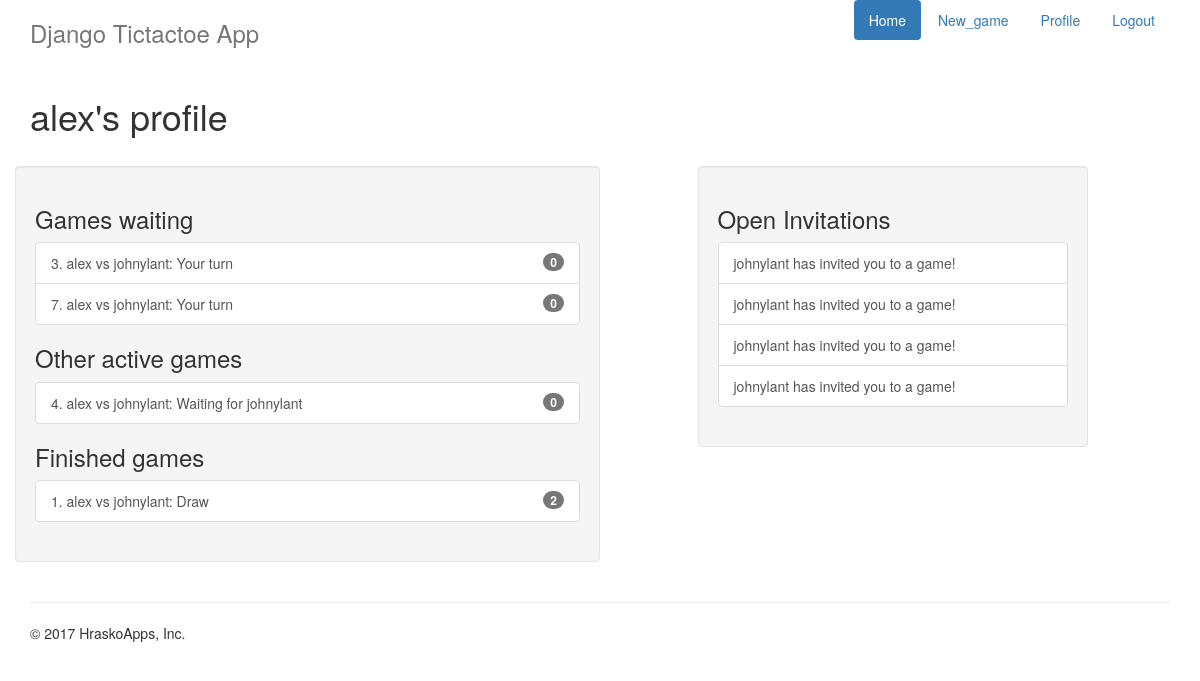
The app's page /user/home (signed in), older data.
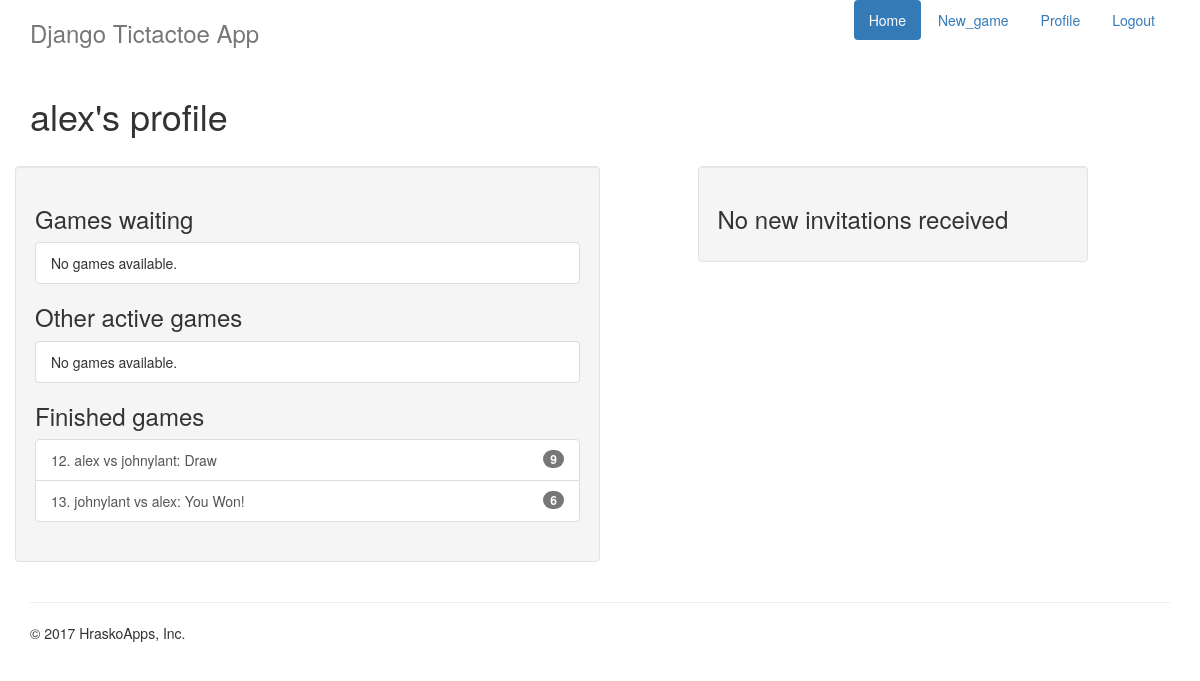
The same page, newer data.
### tictactoe/models.py (models this page shows, shortened)
class Game(models.Model):
    first_player = models.ForeignKey(User, related_name="games_first_player")
    second_player = models.ForeignKey(User, related_name="games_second_player")
    next_to_move = models.ForeignKey(User, related_name="games_to_move")
    start_time = models.DateTimeField(auto_now_add=True)
    last_active = models.DateTimeField(auto_now=True)
    status = models.CharField(max_length=1, default='A', choices=GAME_STATUS_CHOICES)
    objects = GamesManager()
    def __str__(self):
        return "{0}. {1} vs {2}".format(self.id, self.first_player, self.second_player)

class Invitation(models.Model):
    from_user = models.ForeignKey(User, related_name="invitations_sent")
    to_user = models.ForeignKey(User, related_name="invitations_received", verbose_name="User to invite", help_text="Please select the user you want to play with")
    message = models.CharField("Optional Message", max_length=300, blank=True)
    timestamp = models.DateTimeField(auto_now_add=True)

### user/views.py (the view)
@login_required
def home(request):
    my_games = Game.objects.games_for_user(request.user)
    active_games = my_games.filter(status="A")
    finished_games = my_games.exclude(status="A")
    waiting_games = active_games.filter(next_to_move=request.user)
    other_games = active_games.exclude(next_to_move=request.user)
    invitations = request.user.invitations_received.all()
    context = {'other_games': other_games,
                'waiting_games': waiting_games,
                'finished_games': finished_games,
                'invitations': invitations}
    return render(request, "user/home.html", context)

### tictactoe/models.py (called while the page is built)
    def games_for_user(self, user):
        return super(GamesManager, self).get_queryset().filter(
            Q(first_player_id=user.id) | Q(second_player_id=user.id))

### user/templates/user/home.html
{% extends "base.html" %}
{% block title %}
{{user.username}}'s profile
{% endblock title %}
{% block content %}
    <div class="row">
        <div class="well col-md-6">
          {% include "tictactoe/game_list_snippet.html" with header="Games waiting" games_list=waiting_games %}
          {% include "tictactoe/game_list_snippet.html" with header="Other active games" games_list=other_games %}
          {% include "tictactoe/game_list_snippet.html" with header="Finished games" games_list=finished_games %}
        </div>
        <div class="well col-sm-4 col-sm-push-1">
          {% if invitations %}
            <h3 class="panel-header">Open Invitations</h3>
            <div class="list-group">
              {% for inv in invitations %}
                <a class="list-group-item" href="{% url 'tictactoe_accept_invitation' pk=inv.id %}">
                  {{ inv.from_user.username }} has invited you to a game!
                </a>
              {% endfor %}
            </div>
          {% else %}
            <h3 class="panel-header">No new invitations received</h3>
          {% endif %}
        </div>
      </div>
{% endblock content %}

### tictactoe/templates/tictactoe/game_list_snippet.html
<h3 class="panel-header">{{header}} </h3>
<div class="list-group">
  {% for game in games_list %}
    <a class="list-group-item" href="{% url 'tictactoe_game_detail' pk=game.id %}">
      {{ game }}:
      {% if game.status == "A" %}
        {% if game.next_to_move == user %} Your turn {% else %} Waiting for {{ game.next_to_move.username }} {% endif %}
      {% elif game.status == "D" %}
        Draw
      {% elif game.status == "F" and user == game.first_player %}
        You Won!
      {% elif game.status == "S" and user == game.second_player %}
        You Won!
      {% else %}
        You Lost!
      {% endif %}
      <span class="badge">{{game.move_set.count}}</span></a>
  {% empty %}
    <span class="list-group-item">No games available.</span>
  {% endfor %}
</div>

Row changes from the older to the newer data that the page shows:
removed Game: id+first_player+second_player "3. alex vs johnylant", status "Your turn", move_set.count "0"
removed Game: id+first_player+second_player "7. alex vs johnylant", status "Your turn", move_set.count "0"
removed Game: id+first_player+second_player "4. alex vs johnylant", next_to_move.username "johnylant", move_set.count "0"
removed Game: id+first_player+second_player "1. alex vs johnylant", status "Draw", move_set.count "2"
removed Invitation: from_user.username "johnylant"
removed Invitation: from_user.username "johnylant"
removed Invitation: from_user.username "johnylant"
removed Invitation: from_user.username "johnylant"
added Game: id+first_player+second_player "12. alex vs johnylant", status "Draw", move_set.count "9"
added Game: id+first_player+second_player "13. johnylant vs alex", status "You Won!", move_set.count "6"
Text that changed along with them:
text no longer shown: "Open Invitations"
text now shown: "No games available. No games available. No new invitations received"
